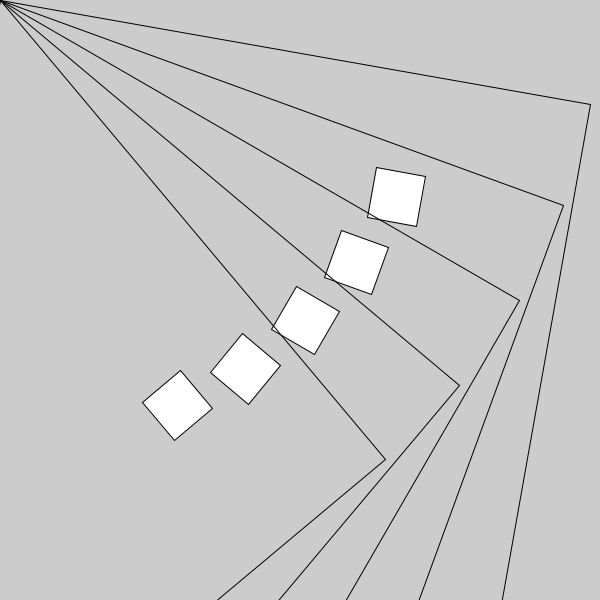
Frame 1 (no input)
Frame 60 (the mouse pressed at the canvas centre just before this capture): identical to frame 1, image omitted
Frame 120 (the mouse held since frame 60 and released just before this capture): identical to frame 1, image omitted

The Processing sketch that drew this single still picture (run headless with seeded random() and noise(); from frame 60 on, the mouse is pressed at the canvas centre):

// Processing sketch: sketch_4_01
// ── sketch_4_01.pde
void setup() {

	size(600, 600);

	rotate(radians(10));
	fill(255);
	rect(400, 100, 50, 50);
	noFill();
	rect(0, 0, 600, 600);

	rotate(radians(10));
	fill(255);
	rect(400, 100, 50, 50);
	noFill();
	rect(0, 0, 600, 600);

	rotate(radians(10));
	fill(255);
	rect(400, 100, 50, 50);
	noFill();
	rect(0, 0, 600, 600);

	rotate(radians(10));
	fill(255);
	rect(400, 100, 50, 50);
	noFill();
	rect(0, 0, 600, 600);

	rotate(radians(10));
	fill(255);
	rect(400, 100, 50, 50);
	noFill();
	rect(0, 0, 600, 600);


}

void draw() {
	
}
